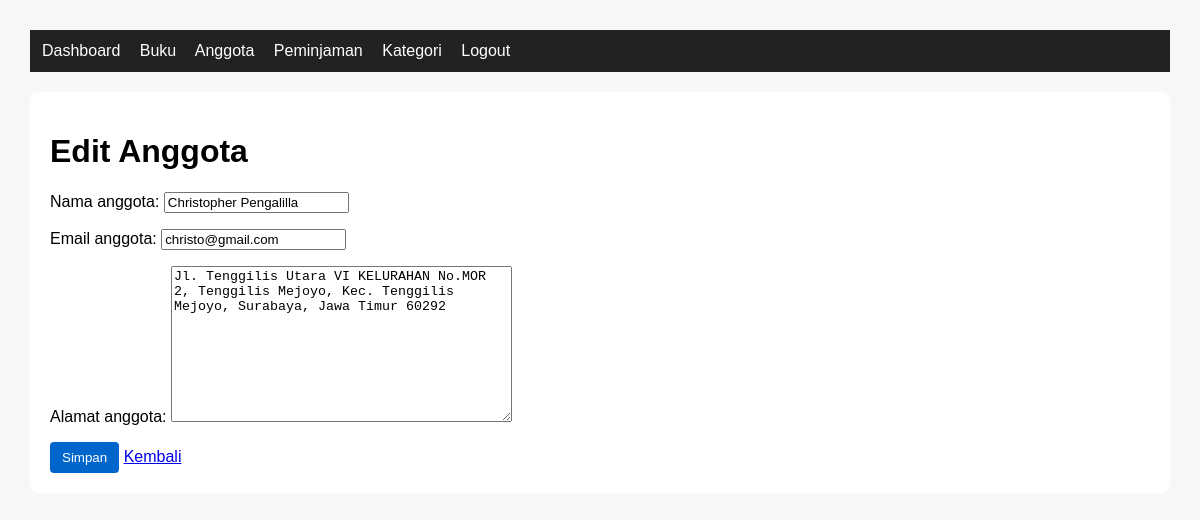
The page /anggota/edit/2/ (signed in) on the database its author committed.
### perpustakaan/models.py (models this page shows, shortened)
class Anggota(models.Model):
    nama_anggota = models.CharField(max_length=150)
    email_anggota = models.CharField(unique=True, max_length=100)
    alamat_anggota = models.TextField()
    tanggal_daftar = models.DateField(auto_now_add=True)

### perpustakaan/views.py (the view)
# urls.py: path('anggota/edit/<int:id>/', views.edit_anggota, name='edit_anggota'),
@login_required
def edit_anggota(request, id):
    anggota = get_object_or_404(Anggota, id=id)
    if request.method == 'POST':
        form = AnggotaForm(request.POST, instance=anggota)
        if form.is_valid():
            form.save()
            messages.success(request, 'Data anggota berhasil diperbarui.')
            return redirect('daftar_anggota')
    else:
        form = AnggotaForm(instance=anggota)
    return render(request, 'perpustakaan/form_anggota.html', {
        'form': form,
        'judul': 'Edit Anggota'
    })

### perpustakaan/forms.py
class AnggotaForm(forms.ModelForm):
    class Meta:
        model = Anggota
        fields = ['nama_anggota', 'email_anggota', 'alamat_anggota']

### perpustakaan/templates/perpustakaan/form_anggota.html (shortened to what this page needs)
{% extends 'perpustakaan/base.html' %}
{% block content %}
<h1>{{ judul }}</h1>
<form method="post">
    {{ form.as_p }}
    <button type="submit" class="btn">Simpan</button>
    <a href="{% url 'daftar_anggota' %}">Kembali</a>
</form>
{% endblock %}

### perpustakaan/templates/perpustakaan/base.html (style rules this page uses)
body { font-family: Arial, sans-serif; margin: 30px; background: #f7f7f7; }
.btn { padding: 8px 12px; background: #0066cc; color: white; text-decoration: none; border-radius: 4px; border: none; }

### rows shown on the page
Anggota: nama_anggota "Christopher Pengalilla", email_anggota "christo@gmail.com", alamat_anggota "Jl. Tenggilis Utara VI KELURAHAN No.MOR 2, Tenggilis Mejoyo, Kec. Tenggilis Mejoyo, Surabaya, Jawa Timur 60292"

### other values the page prints
{{ judul }} "Edit Anggota"
